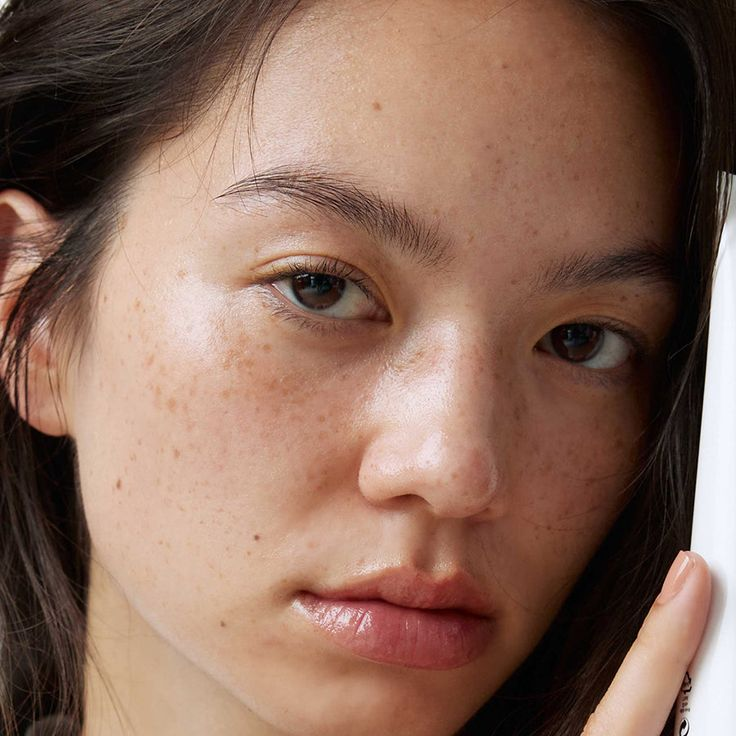
#> input picture Median/Input/original.jpg, 736 x 736 px; the run also reads 1 picture not shown here
$ jupyter execute --allow-errors results.ipynb
#> lines starting #> are read from the running program, lines starting #| are printed output that depends on the picture
# Image processing median filter

[cell 1]
import cv2
import numpy as np
import matplotlib.pyplot as plt
import pandas as pd

[cell 2]
# ---------------- Upload Images ----------------
input_image_path = "Input/original.jpg"
pure_python_image_path = "Output/median_filtered_image_pure.jpg"
numpy_image_path = "Output/median_filtered_image_numpy.jpg"
cython_image_path = "Output/median_filtered_image_cython.jpg"

# Load grayscale images
original_image = cv2.imread(input_image_path, cv2.IMREAD_GRAYSCALE)
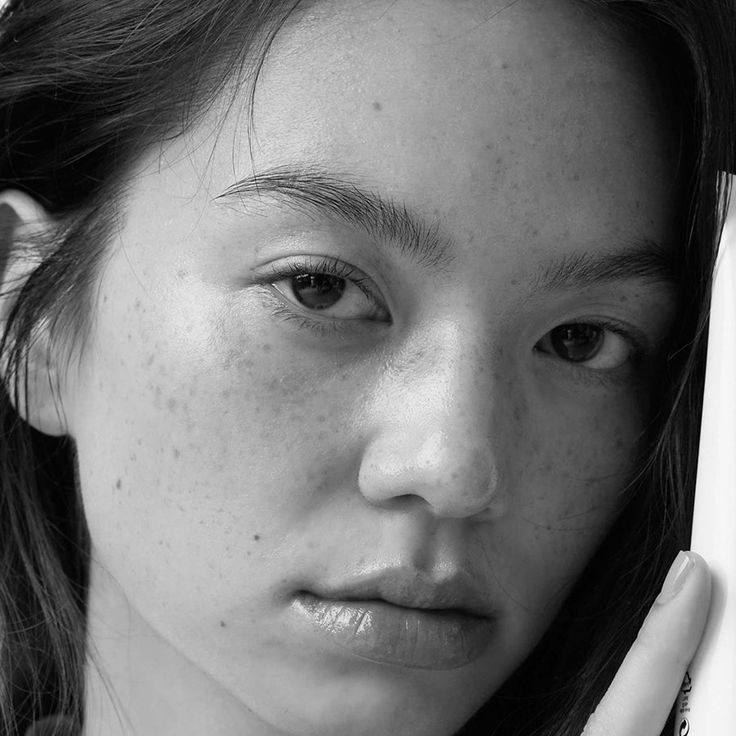
#> original_image: shape (736, 736); min 0, max 255, mean 114.3
pure_python_image = cv2.imread(pure_python_image_path, cv2.IMREAD_GRAYSCALE)
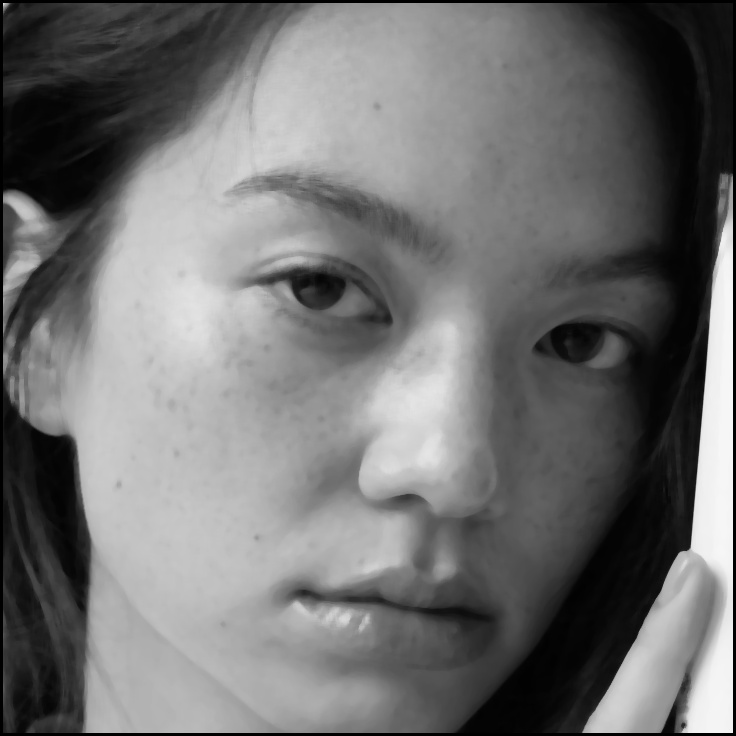
#> input picture Median/Output/median_filtered_image_pure.jpg, 736 x 736 px
#> pure_python_image is the input picture: shape (736, 736); min 0, max 247, mean 112.7
numpy_image = cv2.imread(numpy_image_path, cv2.IMREAD_GRAYSCALE)
cython_image = cv2.imread(cython_image_path, cv2.IMREAD_GRAYSCALE)
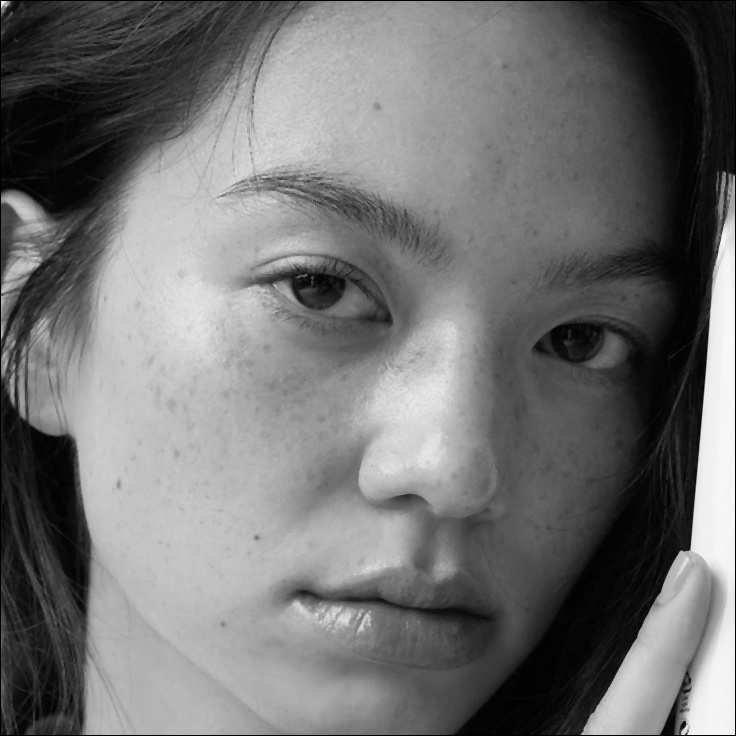
#> input picture Median/Output/median_filtered_image_cython.jpg, 736 x 736 px
#> cython_image is the input picture: shape (736, 736); min 0, max 248, mean 113.7
